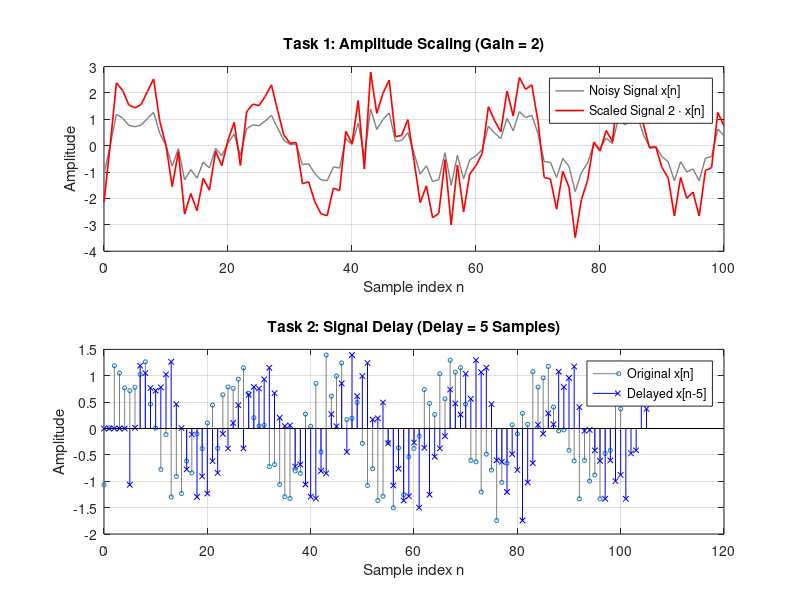
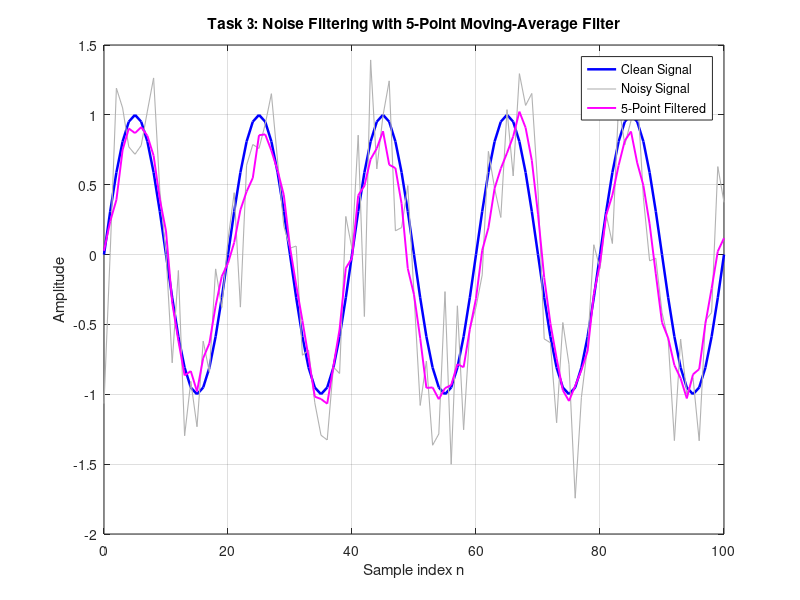
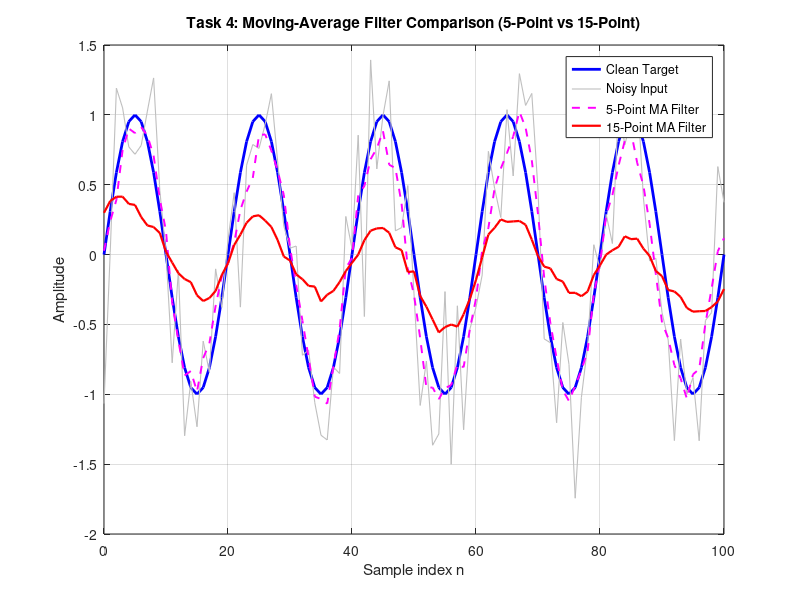
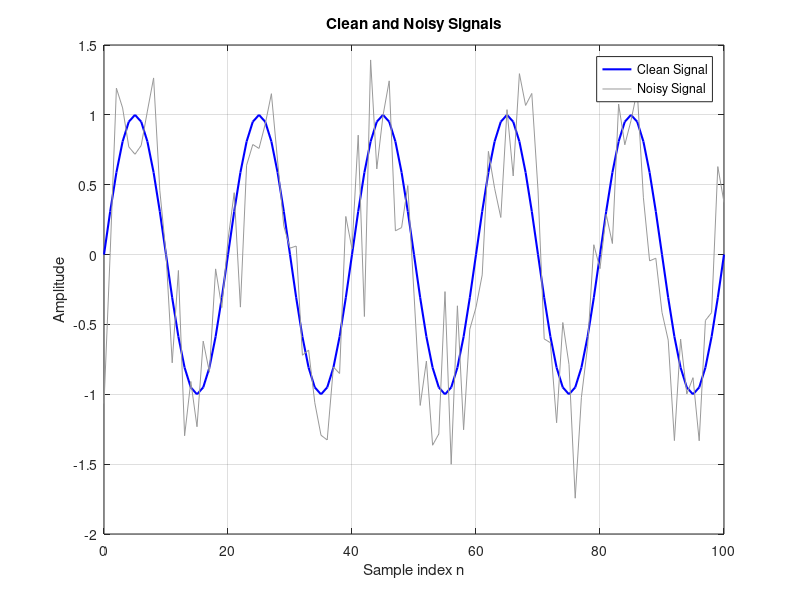

MATLAB code for these plots, in order:
%% Lecture03_convolution.m
% Discrete-Time Signal Operations, Convolution, and Moving-Average Filtering
% Generates all figures and exports: signal_operations.png, noise_filtering.png, filter_comparison.png

clear;
close all;
clc;

% Reproducible random noise
rng(1);

%% Initial Setup: Clean and Noisy Signals
n = 0:100;
clean = sin(0.1 * pi * n);

noise = 0.4 * randn(size(n));
measured = clean + noise;

% Display the initial baseline
figure('Name', 'Clean vs Noisy Baseline', 'Color', 'w');
plot(n, clean, 'b', 'LineWidth', 1.5, 'DisplayName', 'Clean Signal');
hold on;
plot(n, measured, 'Color', [0.6 0.6 0.6], 'DisplayName', 'Noisy Signal');
grid on;
xlabel('Sample index n');
ylabel('Amplitude');
title('Clean and Noisy Signals');
legend('Location', 'northeast');
hold off;

%% Task 1: Amplitude Scaling & Task 2: Signal Delay
% Multiply noisy signal by 2
scaled = 2 * measured;

% Delay noisy signal by 5 samples by prepending 5 zeros
delay = 5;
delayed = [zeros(1, delay), measured];

n_measured = 0:length(measured)-1;
n_delayed = 0:length(delayed)-1;

% Figure: Signal Operations (Scaling & Delay)
fig1 = figure('Name', 'Signal Operations', 'Color', 'w', 'Position', [100, 100, 850, 600]);

subplot(2, 1, 1);
plot(n_measured, measured, 'Color', [0.5 0.5 0.5], 'LineWidth', 1.0, 'DisplayName', 'Noisy Signal x[n]');
hold on;
plot(n_measured, scaled, 'r', 'LineWidth', 1.2, 'DisplayName', 'Scaled Signal 2 \cdot x[n]');
grid on;
xlabel('Sample index n');
ylabel('Amplitude');
title('Task 1: Amplitude Scaling (Gain = 2)');
legend('Location', 'northeast');
hold off;

subplot(2, 1, 2);
stem(n_measured, measured, 'Color', [0.5 0.5 0.5], 'Marker', 'o', 'MarkerSize', 3, 'DisplayName', 'Original x[n]');
hold on;
stem(n_delayed, delayed, 'b', 'Marker', 'x', 'MarkerSize', 4, 'DisplayName', 'Delayed x[n-5]');
grid on;
xlabel('Sample index n');
ylabel('Amplitude');
title('Task 2: Signal Delay (Delay = 5 Samples)');
legend('Location', 'northeast');
hold off;

exportgraphics(fig1, 'signal_operations.png', 'Resolution', 300);

%% Task 3: Five-Point Moving-Average Filter
h5 = ones(1, 5) / 5;
filtered5 = conv(measured, h5, 'same');

fig2 = figure('Name', 'Noise Filtering (5-Point MA)', 'Color', 'w', 'Position', [150, 150, 850, 450]);
plot(n, clean, 'b-', 'LineWidth', 1.8, 'DisplayName', 'Clean Signal');
hold on;
plot(n, measured, 'Color', [0.7 0.7 0.7], 'LineWidth', 0.8, 'DisplayName', 'Noisy Signal');
plot(n, filtered5, 'm-', 'LineWidth', 1.4, 'DisplayName', '5-Point Filtered');
grid on;
xlabel('Sample index n');
ylabel('Amplitude');
title('Task 3: Noise Filtering with 5-Point Moving-Average Filter');
legend('Location', 'northeast');
hold off;

exportgraphics(fig2, 'noise_filtering.png', 'Resolution', 300);

%% Task 4: Compare Two Filter Lengths (5-point vs 15-point)
h15 = ones(1, 15) / 15;
filtered15 = conv(measured, h15, 'same');

fig3 = figure('Name', 'Filter Comparison', 'Color', 'w', 'Position', [200, 200, 900, 480]);
plot(n, clean, 'b-', 'LineWidth', 2.0, 'DisplayName', 'Clean Target');
hold on;
plot(n, measured, 'Color', [0.75 0.75 0.75], 'LineWidth', 0.8, 'DisplayName', 'Noisy Input');
plot(n, filtered5, 'm--', 'LineWidth', 1.4, 'DisplayName', '5-Point MA Filter');
plot(n, filtered15, 'r-', 'LineWidth', 1.6, 'DisplayName', '15-Point MA Filter');
grid on;
xlabel('Sample index n');
ylabel('Amplitude');
title('Task 4: Moving-Average Filter Comparison (5-Point vs 15-Point)');
legend('Location', 'northeast');
hold off;

exportgraphics(fig3, 'filter_comparison.png', 'Resolution', 300);

disp('Script finished successfully. All three figures exported.');
